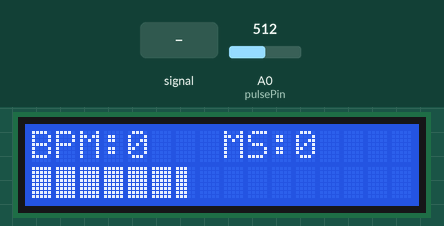
Recording of a sketch running on a simulated ESP8266 (NodeMCU). On the bench: 16×2 character LCD. The inputs (shaded band) are chosen by the test bench; at power-on: A0 (pulsePin) = 512.

Above: at 1.2 s.
1.3 s: A0 (pulsePin) set to 716
At 2.3 s:
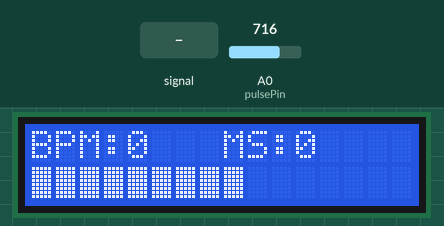
2.8 s: A0 (pulsePin) fed a 200 Hz sine of ±81 counts around its level
At 3.8 s:
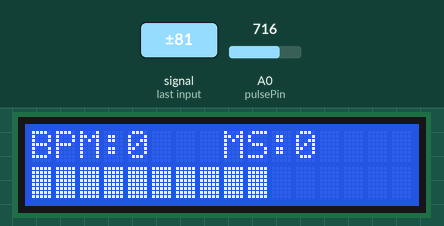
4.4 s: A0 (pulsePin) set to 900
At 5.3 s:
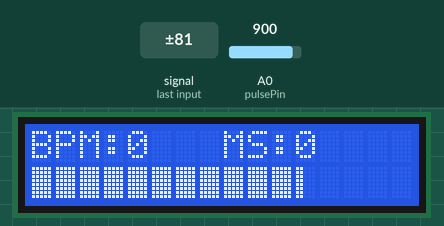
5.9 s: A0 (pulsePin) set to 1023
At 6.7 s:
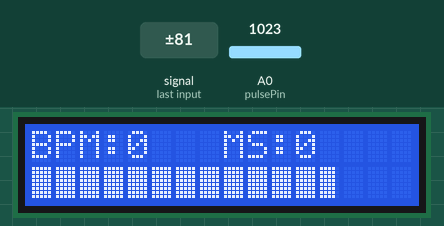
Timing chart, 0 to 8.9 s (numbered marks = the images above; inputs shaded):
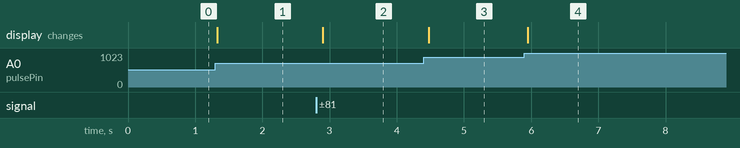

The sketch:

My-Heart-LCD2-shield.ino
```cpp
// Heartbeat display
// Hearteat BPM displays on line 1
// bar Graph of Heartbeat displays on line 2
// By Bob Davis in April 2020

#include <LiquidCrystal.h>
// Variables
int pulsePin = A0; // Pulse Sensor on analog pin 0
int blinkPin = D13; // pin to blink led at each beat
int StartSample = 0;
int EndSample = 0;
int rate[5]; // Array of samples in Milliseconds (MS)
int MS = 0;  // Milliseconds between pulses
int BPM;     // Beats Per Minute
int peak=260;   // Peak voltage
int valley=240; // Minimum voltage
int thresh=250; // Trigger threashold
int sens=80;  // Sensitivity to rise and fall of heartbeat
int Signal;  // Incoming raw data from heart sensor
boolean Pulse = false; // "True" when heartbeat detected
int rateTotal = 0;

// LiquidCrystal lcd(13,12,6,5,4,3);//
LiquidCrystal lcd(D8, D9, D4, D5, D6, D7);// LCD shield pinout

// Create graphics lines
byte line1[8]= {B10000, B10000, B10000, B10000, B10000, B10000, B10000, B10000};
byte line2[8]= {B11000, B11000, B11000, B11000, B11000, B11000, B11000, B11000};
byte line3[8]= {B11100, B11100, B11100, B11100, B11100, B11100, B11100, B11100};
byte line4[8]= {B11110, B11110, B11110, B11110, B11110, B11110, B11110, B11110};
byte line5[8]= {B11111, B11111, B11111, B11111, B11111, B11111, B11111, B11111};

void setup(){
 pinMode(blinkPin,OUTPUT); // pin to blink with heartbeat
 pinMode(pulsePin,INPUT); // Configuring pin A0 as input
 lcd.begin(16,2);  // 16 by 2 LCD
 Serial.begin(9600);
 // Send the custom characters to the LCD.
 lcd.createChar(1, line1);
 lcd.createChar(2, line2);
 lcd.createChar(3, line3);
 lcd.createChar(4, line4);
 lcd.createChar(5, line5);
}

void loop(){
 Signal = analogRead(pulsePin);
 // Display values of BPM Signal on LCD
 lcd.clear();
 lcd.setCursor(0,0);  // First line
 lcd.print("BPM:");
 lcd.print(BPM);
 lcd.setCursor(8,0);  // First line
 lcd.print("MS:");
 lcd.print(MS);
 // Draw Bar Graph of heartbeat
 lcd.setCursor(0,1);  // Second line LCD=Bargraph
 // Draw lower spaces as solid for the bargraph
 int SSignal =Signal/8; // Scale value
 for (int pos=0; pos < SSignal/10; pos++) {lcd.write(5);}
 lcd.setCursor(SSignal/10, 1);
 if (SSignal%10/2 == 0) lcd.write(1);
 if (SSignal%10/2 == 1) lcd.write(2);
 if (SSignal%10/2 == 2) lcd.write(3);
 if (SSignal%10/2 == 3) lcd.write(4);
 if (SSignal%10/2 == 4) lcd.write(5);

 // Find peak, valley and detect change in direction
 if (Signal > peak) peak=Signal;  // Find peak
 if (Signal < valley) valley=Signal; // Find valley
 if (Pulse == false) thresh = (valley+sens); // look for rise
 if (Pulse == true) thresh = (peak-sens);    // look for fall

 if ((Signal > thresh) && (Pulse == false)){ // Pulse Detected
  Pulse = true; // set Pulse flag
  digitalWrite(blinkPin,HIGH); // turn on pin 13 LED
 }

 if ((Signal < thresh) && (Pulse == true)){ // Pulse Finished
  Pulse = false; // reset Pulse flag
  digitalWrite(blinkPin,LOW); // turn off pin 13 LED
  EndSample = millis();
  MS = (EndSample-StartSample);
  StartSample = millis();
  // Reset peak and valley to center
  valley = valley+((peak-valley)/2);
  peak = valley+((peak-valley)/2);
  // BPM = 60000/MS;
  // Keep and average a running total
  rate[5] = rate[4]; // Shift the oldest MS values
  rate[4] = rate[3]; // Shift the oldest MS values
  rate[3] = rate[2]; // Shift the oldest MS values
  rate[2] = rate[1]; // Shift the oldest MS values
  rate[1] = MS; // add the latest MS to array
  rateTotal = (rate[1]+rate[2]+rate[3]+rate[4]+rate[5])/5; // Add up the MS values
  BPM = 60000/rateTotal; // Beats in a minute is BPM

  // display results on computer screen for troubleshooting.
  Serial.print("Beats Per Min=");
  Serial.print("\t");
  Serial.print(BPM);
  Serial.print("\t");
  Serial.print(rate[1]);
  Serial.print("\t");
  Serial.print(rate[2]);
  Serial.print("\t");
  Serial.print(rate[3]);
  Serial.print("\t");
  Serial.print(rate[4]);
  Serial.print("\t");
  Serial.print(rate[5]);
  Serial.println();
 }
 delay(100); // take a break
}
```

Measured:
- after the input at 1.3 s, the display: changes at once (image 1)
- after the input at 2.8 s, the display: changes after 0.10 s (image 2)
- after the input at 4.4 s, the display: changes after 0.08 s (image 3)
- after the input at 5.9 s, the display: changes after 0.05 s (image 4)
